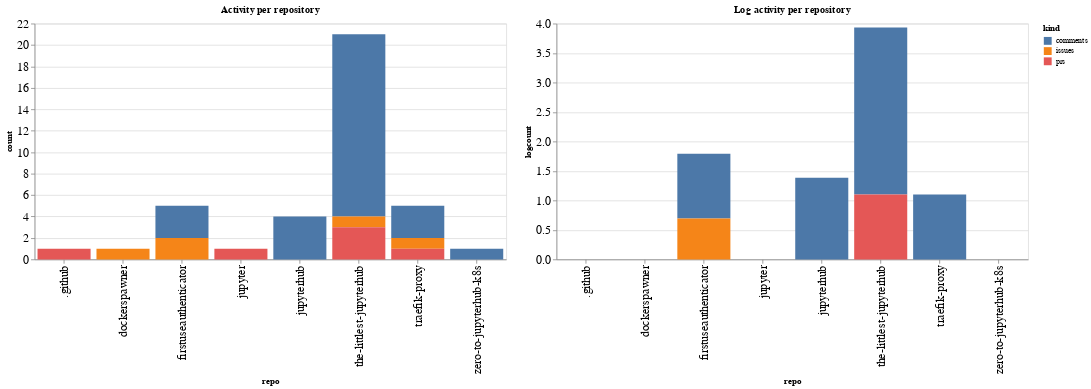

The cell this chart's notebook holds for it:
### Code cell
ch1 = alt.Chart(repo_summaries, width=600, title="Activity per repository").mark_bar().encode(
    x='repo',
    y='count',
    color='kind',
    tooltip="kind"
)

ch2 = alt.Chart(repo_summaries, width=600, title="Log activity per repository").mark_bar().encode(
    x='repo',
    y='logcount',
    color='kind',
    tooltip="kind"
)

ch1 | ch2

### Figure 1 — Vega-Lite specification as saved in the notebook (floating-point values rounded to 4 significant figures)
{"config": {"axisLeft": {"labelFontSize": 15}, "axisBottom": {"labelFontSize": 15}}, "hconcat": [{"mark": "bar", "encoding": {"color": {"type": "nominal", "field": "kind"}, "tooltip": {"type": "nominal", "field": "kind"}, "x": {"type": "nominal", "field": "repo"}, "y": {"type": "quantitative", "field": "count"}}, "title": "Activity per repository", "width": 600}, {"mark": "bar", "encoding": {"color": {"type": "nominal", "field": "kind"}, "tooltip": {"type": "nominal", "field": "kind"}, "x": {"type": "nominal", "field": "repo"}, "y": {"type": "quantitative", "field": "logcount"}}, "title": "Log activity per repository", "width": 600}], "data": {"name": "data-a15dafe9de006f7d345437ae329d9758"}, "$schema": "https://vega.github.io/schema/vega-lite/v4.8.1.json", "datasets": {"data-a15dafe9de006f7d345437ae329d9758": [{"repo": ".github", "kind": "prs", "count": 1, "logcount": 0.0}, {"repo": "dockerspawner", "kind": "issues", "count": 1, "logcount": 0.0}, {"repo": "firstuseauthenticator", "kind": "comments", "count": 3, "logcount": 1.099}, {"repo": "firstuseauthenticator", "kind": "issues", "count": 2, "logcount": 0.6931}, {"repo": "jupyter", "kind": "prs", "count": 1, "logcount": 0.0}, {"repo": "jupyterhub", "kind": "comments", "count": 4, "logcount": 1.386}, {"repo": "the-littlest-jupyterhub", "kind": "comments", "count": 17, "logcount": 2.833}, {"repo": "the-littlest-jupyterhub", "kind": "issues", "count": 1, "logcount": 0.0}, {"repo": "the-littlest-jupyterhub", "kind": "prs", "count": 3, "logcount": 1.099}, {"repo": "traefik-proxy", "kind": "comments", "count": 3, "logcount": 1.099}, {"repo": "traefik-proxy", "kind": "issues", "count": 1, "logcount": 0.0}, {"repo": "traefik-proxy", "kind": "prs", "count": 1, "logcount": 0.0}, {"repo": "zero-to-jupyterhub-k8s", "kind": "comments", "count": 1, "logcount": 0.0}]}}
